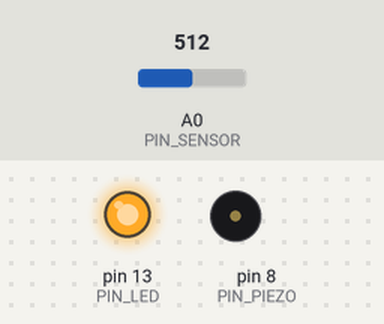
Simulated run of this sketch. Board: Arduino Uno, built with avr-gcc and run on an emulated ATmega328P. Parts: output pins drawn as LEDs (lit = HIGH), buzzer (waves = sounding). The test bench sets the inputs (shaded band); at power-on: A0 (PIN_SENSOR) = 512.

Above: at 0.1 s.
At 5.1 s:
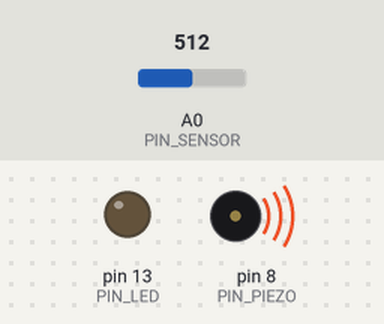
Timing chart, 0 to 6.6 s (numbered marks = the images above):
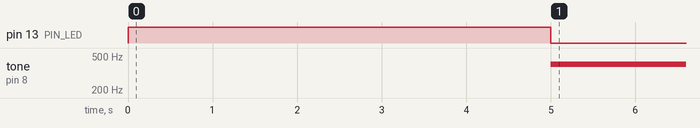

Measured:
- by itself, tone on pin 8 (PIN_PIEZO): silent → 399 Hz at 5.0 s

The sketch:

06-light-theremin.ino
```cpp
const int PIN_PIEZO = 8;
const int PIN_SENSOR = A0;
const int PIN_LED = LED_BUILTIN; // 13

int sensorValue;
int sensorLow = 1023;
int sensorHigh = 0;
int pitch;

void setup() {
  pinMode(PIN_LED, OUTPUT);
  digitalWrite(PIN_LED, HIGH);

  while (millis() < 5000) {
    sensorValue = analogRead(PIN_SENSOR);
    if (sensorValue > sensorHigh) {
      sensorHigh = sensorValue;
    }
    if (sensorValue < sensorLow) {
      sensorLow = sensorValue;
    }
  }

  digitalWrite(PIN_LED, LOW);
}

void loop() {
  sensorValue = analogRead(PIN_SENSOR);
  pitch = map(sensorValue, sensorLow, sensorHigh, 400, 900);
  tone(PIN_PIEZO, pitch, 20); // play 20 ms
  delay(10);
}

// vim: sw=2:ts=2:sts=2
```
